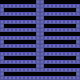

A 2D game scene composited from a Tiled map and its tileset images. What follows is a short description and the map's XML, with each tile layer's data collapsed to a summary:
An orthogonal 20x20 tile map with 4x4 px tiles, 1 tile layer (Tile Layer 1).

<map version="1.0" orientation="orthogonal" renderorder="right-down" width="20" height="20" tilewidth="4" tileheight="4" nextobjectid="1">
 <tileset firstgid="1" name="cells" tilewidth="4" tileheight="4" tilecount="1">
  <image source="../images/map/Map_Cell.png" width="4" height="4" />
 </tileset>
 <layer name="Tile Layer 1" width="20" height="20">
  <data>[400 cells, 228 non-empty, 1 distinct tile ids]</data>
 </layer>
</map>